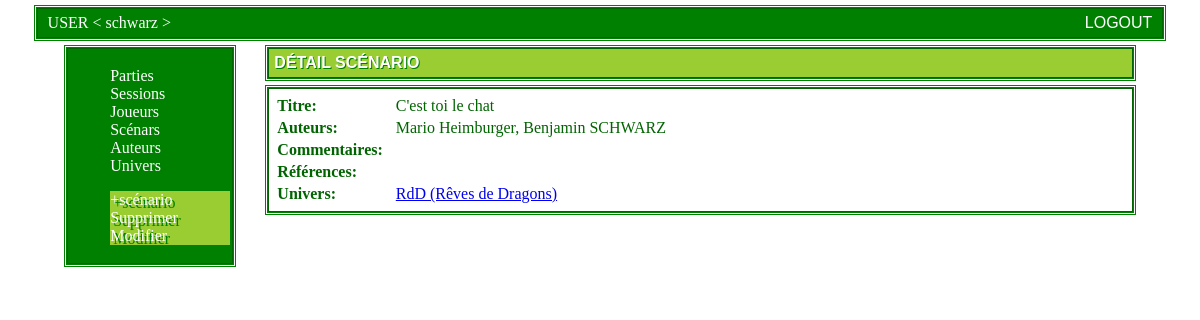
The app's page /archive/scenario/8 (signed in) with its own data.
### archive/models.py (models this page shows, shortened)
class Scenario(models.Model):
    title = models.CharField(max_length=45,blank=False,null=False)
    """General comments about the scenario itself"""
    comment = models.TextField(blank=True,
        help_text="Commentaires généraux sur le scénario")
    """Where the scenario comes from, where can I find it"""
    reference = models.TextField(blank=True,
        help_text="Provenance du scénario, où peut-on le trouver")
    universe = models.ForeignKey(Universe,null=False, on_delete=models.PROTECT)
    owner_user = models.ForeignKey(User, null=False, on_delete=models.CASCADE)
    author = models.ManyToManyField('Author',through="M2M_Scenario_Author",related_name='authors')
    def authors_string(self):
        return ", ".join( (a.name for a in self.author.all()) )

class Author(models.Model):
    name = models.CharField(max_length=30,blank=False)
    contact = models.TextField(blank=True,
        help_text="Comment peut-on contacter l'auteur ?")
    owner_user = models.ForeignKey(User, null=False, on_delete=models.CASCADE)

class Universe(models.Model):
    name = models.CharField(max_length=30,blank=False,null=False)
    comment = models.TextField(blank=True,null=False,default='')
    owner_user = models.ForeignKey(User, null=False, on_delete=models.CASCADE)
    def __str__(self):
        return self.name

### archive/view/scenarii.py (the view)
# urls.py: path("scenario/<int:Scenario_id>", view.scenarii.scenario_view,name='scenario'),
@login_required
def scenario_view(request,Scenario_id):
    scenario=Scenario.objects.get( pk=Scenario_id )
    if scenario.owner_user.pk != request.user.pk:
        template_name = 'archive/error.html'
        context = {
            'error_message' : "You are not supposed to access this page (this scenario is not yours)!"
            " <{0}!={1}>".format(scenario.owner_user.pk,request.user.pk)
        }
    else:
        template_name = 'archive/scenario.html'
        context = {
            'scenario' : scenario
        }
    template = loader.get_template(template_name)
    return HttpResponse(template.render(context, request))

### archive/templates/archive/scenario.html (shortened to what this page needs)
{% extends "archive/skeleton-base.html" %}
{% block page_content_title %}Détail scénario{% endblock %}
{% block page_content_menu %}
<ul>
   <li><a href="/archive/scenario-add">+scénario</a></li>
   <li><a href="/archive/scenario-del/{{scenario.pk}}">Supprimer</a></li>
   <li><a href="/archive/scenario-mod/{{scenario.pk}}">Modifier</a></li>
</ul>
{% endblock %}
{% block page_content %}
<table class=form>
  <tr><th>Titre: </th><td>{{scenario.title}}</td></tr>
  <tr><th>Auteurs: </th><td>{{scenario.authors_string}}</td></tr>
  <tr><th>Commentaires: <td>{{scenario.comment}}</td></tr>
  <tr><th>Références: </th><td>{{scenario.reference}}</td></tr>
  <tr><th>Univers: </th><td><a href="/archive/universe/{{scenario.universe.pk}}">{{scenario.universe}}</a></tr>
</table>
{% endblock %}

### archive/templates/archive/skeleton-base.html (shortened to what this page needs)
<!DOCTYPE html>
<html lang="en">
<head>
    {% load static %}
    <link rel="stylesheet" type="text/css" href="{% static 'archive/style.css' %}">
</head>
<body>
    <div id="banner-top">
      <div id="banner-top-left">USER < {{user.username}} ></div>
      <div id="banner-top-center">{% block message %} {% endblock %}</div>
      <div id="banner-top-right"><a href="/archive/logout">logout</a></div>
    </div>
    <div id="page-content-container">
      <div id="page-sidebar">
        <div id="page-global-menu">
          <ul>
            <li><a href="/archive/cycle">Parties</a></li>
            <li><a href="/archive/sessions">Sessions</a></li>
            <li><a href="/archive/player">Joueurs</a></li>
            <li><a href="/archive/scenario">Scénars</a></li>
            <li><a href="/archive/authors">Auteurs</a></li>
            <li><a href="/archive/universe">Univers</a></li>
          </ul>
        </div>
        <div id="page-content-menu">
          {% block page_content_menu %}{% endblock %}
        </div>
      </div>
      <div id="page-content-title">
        {% block page_content_title %}{% endblock %}
      </div>
      <div id="page-content">
        {% block page_content %}{% endblock %}
      </div>
    </div>
</body>
</html>

### archive/static/archive/style.css (style rules this page uses)
#banner-top { margin: auto; width:95%; overflow: auto; align:center; border: 1px solid DarkGreen; outline-style: double; outline-color: Green; background-color: Green; color : white; }
#banner-top-left { float: left; width:20%; padding 10px; align:left; text-align:left; padding-left: 10px; padding-top: 5px; padding-bottom: 5px; }
#banner-top-center { float: left; width:60%; padding 10px; align:left; text-align:left; padding-left: 10px; padding-top: 5px; padding-bottom: 5px; color:yellowGreen; }
#banner-top-right { float: right; width:15%; padding 10px; align:right; text-align:right; text-transform: uppercase; font-style: normal; font-family: "Arial", Arial, Sans-serif; padding-right: 10px; padding-top: 5px; padding-bottom: 5px; }
#banner-top-right a { color: white; text-decoration: none; }
#page-content-container { margin: auto; position: relative; top: 10px; width:90%; }
#page-sidebar { float: left; width:15%; padding: 2px; border: 1px solid DarkGreen; outline-style: double; outline-color: Green; background-color: Green; color : white; }
#page-sidebar li { list-style-type: none; }
#page-sidebar a { color: white; text-decoration: none; }
#page-content-menu li { background-color: yellowGreen; color: DarkGreen; text-shadow: 3px 3px Green; }
#page-content-title { float: right; width:80%; padding: 5px; border: 1px solid DarkGreen; outline-style: double; outline-color: Green; background-color: YellowGreen; color : white; text-shadow: 1px 1px Green; font-style: normal; font-family: "Arial", Arial, Sans-serif; text-transform: uppercase; font-weight: bold; }
#page-content { float: right; width:80%; padding: 5px; position: relative; top: 10px; border: 1px solid DarkGreen; outline-style: double; outline-color: Green; background-color: white; color : DarkGreen; }
table.form th { text-align: left; padding-right: 10px; }

### records on screen
Scenario: title "C'est toi le chat", authors_string "Mario Heimburger, Benjamin SCHWARZ", universe "RdD (Rêves de Dragons)"

### other values on screen
{{ user.username }} "schwarz"
